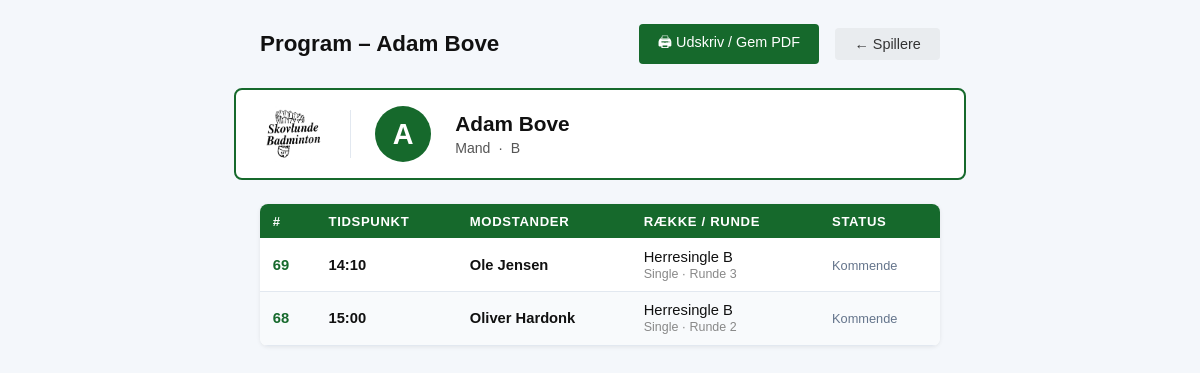
Before: /players/13/schedule/ (signed in) with the older database file.
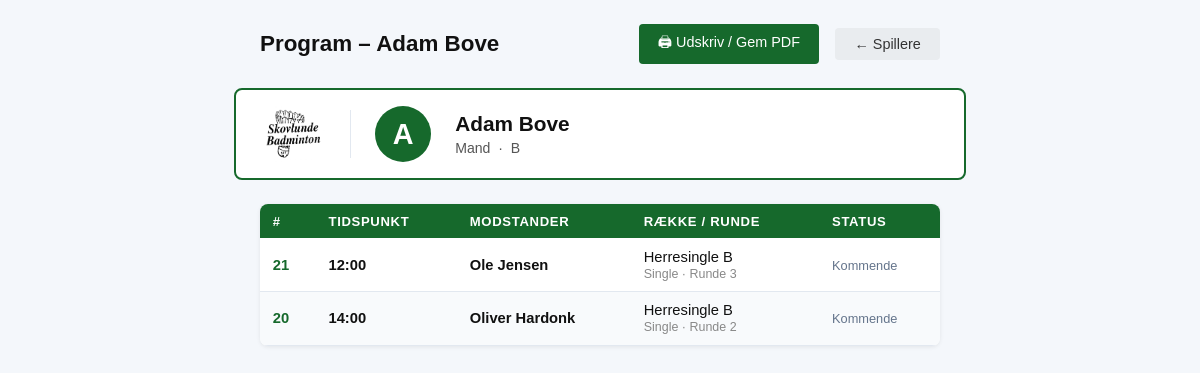
After: the same page with the newer database file.
### tournaments/models.py (models this page shows, shortened)
class Match(models.Model):
    STATUS_CHOICES = [
        ('pending', _('Pending')),
        ('in_progress', _('In Progress')),
        ('completed', _('Completed')),
    ]
    division = models.ForeignKey(Division, on_delete=models.CASCADE, related_name='matches')
    team1 = models.ForeignKey('players.Team', on_delete=models.SET_NULL, null=True, blank=True, related_name='team1_matches')
    team2 = models.ForeignKey('players.Team', on_delete=models.SET_NULL, null=True, blank=True, related_name='team2_matches')
    winner = models.ForeignKey('players.Team', on_delete=models.SET_NULL, null=True, blank=True, related_name='won_matches', verbose_name=_("Winner"))
    score = models.CharField(max_length=50, blank=True, null=True, verbose_name=_("Score"))
    match_round = models.IntegerField(default=1, verbose_name=_("Round"))
    match_number = models.IntegerField(null=True, blank=True, verbose_name=_("Match Number"))
    bracket_slot = models.IntegerField(null=True, blank=True, verbose_name=_("Bracket Slot"))
    bracket_label = models.CharField(max_length=120, null=True, blank=True, verbose_name=_("Bracket Label"))
    status = models.CharField(max_length=20, choices=STATUS_CHOICES, default='pending', verbose_name=_("Status"))
    walkover = models.BooleanField(default=False, verbose_name=_("Walk-over"))
    scheduled_time = models.DateTimeField(verbose_name=_("Scheduled Time"), null=True, blank=True)
    court = models.CharField(max_length=50, blank=True, null=True, verbose_name=_("Court"))
    group_number = models.IntegerField(null=True, blank=True, verbose_name=_("Gruppe nr."))
    phase = models.CharField(
        max_length=10, default='group',
        choices=[('group', _('Gruppespil')), ('playoff', _('Slutspil'))],
        verbose_name=_("Fase"),
    )

class Division(models.Model):
    DISCIPLINE_CHOICES = [
        ('single', _('Single')),
        ('double', _('Double')),
        ('mixed', _('Mixeddouble')),
    ]
    TOURNAMENT_TYPE_CHOICES = [
        ('group', _('Gruppe (round-robin)')),
        ('playoff', _('Gruppe med slutspil')),
        ('tree', _('Enkeltelimination')),
    ]
    tournament = models.ForeignKey(Tournament, on_delete=models.CASCADE, related_name='divisions')
    name = models.CharField(max_length=100, verbose_name=_("Rækkenavn"))
    discipline = models.CharField(
        max_length=10, choices=DISCIPLINE_CHOICES, default='single',
        verbose_name=_("Disciplin")
    )
    tournament_type = models.CharField(
        max_length=10, choices=TOURNAMENT_TYPE_CHOICES, default='group',
        verbose_name=_("Turneringstype")
    )
    group_count = models.IntegerField(
        default=2, verbose_name=_("Antal grupper"),
        help_text=_("Antal grupper i gruppespillet (kun ved 'Gruppe med slutspil')."),
    )
    advance_count = models.IntegerField(
        default=2, verbose_name=_("Antal der går videre"),
        help_text=_("Antal spillere/hold der går videre fra hver gruppe til slutspillet."),
    )
    schedule_priority = models.IntegerField(
        default=5,
        verbose_name=_("Spilleplansprioritet"),
        help_text=_("1 = planlæg tidligst · 10 = planlæg sidst. Brug dette til at sikre at yngre rækker spiller færdigt først."),
    )
    teams = models.ManyToManyField('players.Team', related_name='divisions', blank=True, verbose_name=_("Deltagere"))

### players/models.py (models this page shows, shortened)
class Team(models.Model):
    PAIR_TYPE_CHOICES = [
        ('double', _('Double')),
        ('mixed', _('Mixeddouble')),
    ]
    player1 = models.ForeignKey(Player, on_delete=models.CASCADE, related_name='team_player1')
    player2 = models.ForeignKey(Player, on_delete=models.SET_NULL, related_name='team_player2', null=True, blank=True)
    pair_type = models.CharField(
        max_length=10, choices=PAIR_TYPE_CHOICES, null=True, blank=True,
        verbose_name=_('Par-type'),
        help_text=_('Double: samme køn · Mixeddouble: blandede'),
    )
    division = models.CharField(
        max_length=30, blank=True, null=True,
        verbose_name=_('Række'),
    )
    name = models.CharField(max_length=100, blank=True, null=True)

### players/views.py (the view)
# urls.py: path('<int:pk>/schedule/', views.player_schedule_print, name='player_schedule_print'),
@login_required
def player_schedule_print(request, pk):
    from tournaments.models import Match, Tournament, DivisionSeed
    player = get_object_or_404(Player, pk=pk, owner=request.user)
    teams = Team.objects.filter(Q(player1=player) | Q(player2=player))
    matches = list(
        Match.objects
        .filter(Q(team1__in=teams) | Q(team2__in=teams))
        .filter(scheduled_time__isnull=False)
        .exclude(match_number=None)
        .select_related('team1', 'team2', 'division', 'division__tournament', 'winner')
        .order_by('scheduled_time')
    )
    tournament_ids = set(m.division.tournament_id for m in matches)
    seed_lookup = {
        (s.division_id, s.team_id): s.seed_number
        for s in DivisionSeed.objects.filter(division__tournament_id__in=tournament_ids)
    }
    for match in matches:
        s1 = seed_lookup.get((match.division_id, match.team1_id))
        s2 = seed_lookup.get((match.division_id, match.team2_id))
        match.t1_seed = f' ({s1})' if s1 else ''
        match.t2_seed = f' ({s2})' if s2 else ''
    logo_tournament = None
    if len(tournament_ids) == 1:
        logo_tournament = matches[0].division.tournament if matches else None
    return render(request, 'players/player_schedule_print.html', {
        'player': player,
        'matches': matches,
        'logo_tournament': logo_tournament,
    })

### players/templates/players/player_schedule_print.html (shortened to what this page needs)
<!DOCTYPE html>
<html lang="da">
<head>
</head>
<body>
<div class="screen-header">
  <h1>Program – {{ player.name }}</h1>
  <button class="btn btn-primary" onclick="window.print()">🖨 Udskriv / Gem PDF</button>
  <a href="{% url 'player_list' %}" class="btn btn-secondary">← Spillere</a>
</div>
<div class="player-card">
  {% if logo_tournament.logo %}
  <img src="{{ logo_tournament.logo.url }}" alt="Logo" class="player-card-logo">
  {% endif %}
  <div class="player-avatar">{{ player.name|first|upper }}</div>
  <div class="player-info">
    <h2>{{ player.name }}</h2>
    <p>{{ player.get_gender_display }} &nbsp;·&nbsp; {{ player.division }}</p>
  </div>
</div>
{% if matches %}
<div class="match-table-wrap">
  <table>
    <thead>
      <tr>
        <th>#</th>
        <th>Tidspunkt</th>
        <th>Modstander</th>
        <th>Række / Runde</th>
        <th>Status</th>
      </tr>
    </thead>
    <tbody>
      {% for match in matches %}
      <tr>
        <td class="kamp-nr">{{ match.match_number }}</td>
        <td class="tid">{{ match.scheduled_time|time:"H:i" }}</td>
        <td class="modstander">
          {% if match.team1 and match.team2 %}
            {% if match.team1.player1.id == player.id or match.team1.player2.id == player.id %}
              {{ match.team2.name }}{{ match.t2_seed }}
            {% else %}
              {{ match.team1.name }}{{ match.t1_seed }}
            {% endif %}
          {% else %}
            –
          {% endif %}
        </td>
        <td>
          <span>{{ match.division.name }}</span><br>
          <span class="division-label">{{ match.division.get_discipline_display }} · Runde {{ match.match_round }}</span>
        </td>
        <td>
          {% if match.status == 'completed' %}
            <span class="status-done">✓ Afsluttet</span>
            {% if match.score %}<br><span style="font-size:0.78rem; color:#555;">{{ match.score }}</span>{% endif %}
          {% elif match.status == 'in_progress' %}
            <span class="status-active">▶ I gang</span>
          {% else %}
            <span class="status-pending">Kommende</span>
          {% endif %}
        </td>
      </tr>
      {% endfor %}
    </tbody>
  </table>
</div>
{% else %}
<div class="no-matches">
  <div style="font-size:2rem; margin-bottom:0.5rem;">📅</div>
  <p>Ingen kampe med tidspunkt fundet for {{ player.name }}.<br>
  Sørg for at turneringen har en spilleplan genereret.</p>
</div>
{% endif %}
</body>
</html>

Changed rows visible on the page:
removed Match: match_number "69", scheduled_time "14:10", team2.name "Ole Jensen", division.name "Herresingle B", division.discipline "Single", match_round "3", status "Kommende"
removed Match: match_number "68", scheduled_time "15:00", team2.name "Oliver Hardonk", division.name "Herresingle B", division.discipline "Single", match_round "2", status "Kommende"
added Match: match_number "21", scheduled_time "12:00", team2.name "Ole Jensen", division.name "Herresingle B", division.discipline "Single", match_round "3", status "Kommende"
added Match: match_number "20", scheduled_time "14:00", team2.name "Oliver Hardonk", division.name "Herresingle B", division.discipline "Single", match_round "2", status "Kommende"
